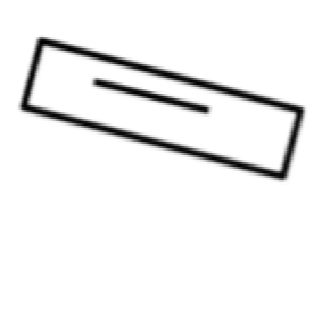
#> input picture original_images/rect1.png, 322 x 322 px
$ python rectangle_numbering.py
#> lines starting #> are read from the running program, lines starting #| are printed output that depends on the picture; after the words box and inside, x2 and y2 are one past the last pixel; in counts of white or black regions, pixels touching at a corner belong together
import cv2
import numpy as np
import os

# Example image filenames
image_filenames = ['rect1.png', 'rect2.png',
                   'rect3.png', 'rect4.png']

# Load and process each image
line_lengths = []
for filename in image_filenames:
    # Load the image
    image = cv2.imread(os.path.join("original_images",filename))
#> image is the input picture: shape (322, 322, 3); min 0, max 255, mean 241.8

    # Convert the image to grayscale
    gray = cv2.cvtColor(image, cv2.COLOR_BGR2GRAY)

    # Apply Canny edge detection
    edges = cv2.Canny(gray, 50, 150)
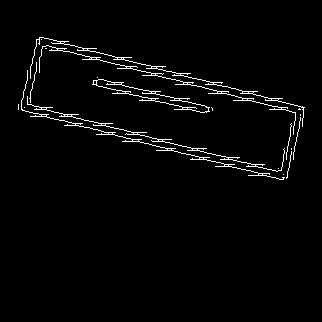
#> edges: shape (322, 322); 2.4% white in thin lines or dots, all inside (x1, y1, x2, y2) = (18, 37, 305, 180)

    # Perform line detection using HoughLines method
    lines = cv2.HoughLines(edges, 1, np.pi / 180, 200)
#> lines = [[25, 1.83]]

    # Calculate the length of the longest line
    longest_line_length = 0
    for rho, theta in lines[:, 0]:
        a = np.cos(theta)
        b = np.sin(theta)
        x0 = a * rho
        y0 = b * rho
        x1 = int(x0 + 1000 * (-b))
        y1 = int(y0 + 1000 * (a))
        x2 = int(x0 - 1000 * (-b))
        y2 = int(y0 - 1000 * (a))
        line_length = np.sqrt((x2 - x1) ** 2 + (y2 - y1) ** 2)
        if line_length > longest_line_length:
            longest_line_length = line_length
#> this loop made 1 pass
#> (rho, theta, a, b, x0, y0, x1, y1) on pass 1: (25, 1.83, -0.259, 0.966, -6.47, 24.15, -972, -234)
#> after the loop, longest_line_length = 1998.8

    # Append the longest line length to the list
    line_lengths.append(longest_line_length)
#> pass 2 of the loop `for filename in image_filenames:`:
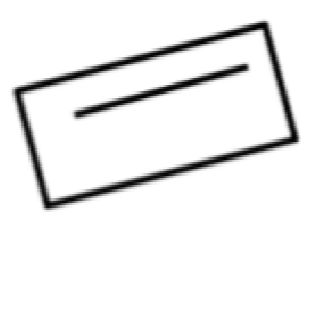
#> input picture original_images/rect2.png, 323 x 323 px
#> image is the input picture: shape (323, 323, 3); min 1, max 255, mean 239.8
#> gray: shape (323, 323)
#> `edges = cv2.Canny(gray, 50, 150)`:
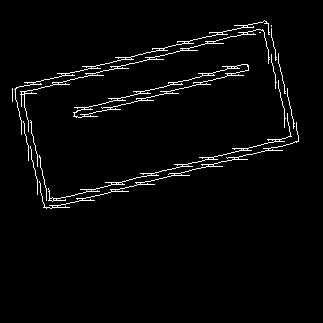
#> edges: shape (323, 323); 2.8% white in thin lines or dots, all inside (x1, y1, x2, y2) = (12, 20, 299, 209)
#> lines = None
#> (the run stopped early here; a loop or call above may not have finished)
